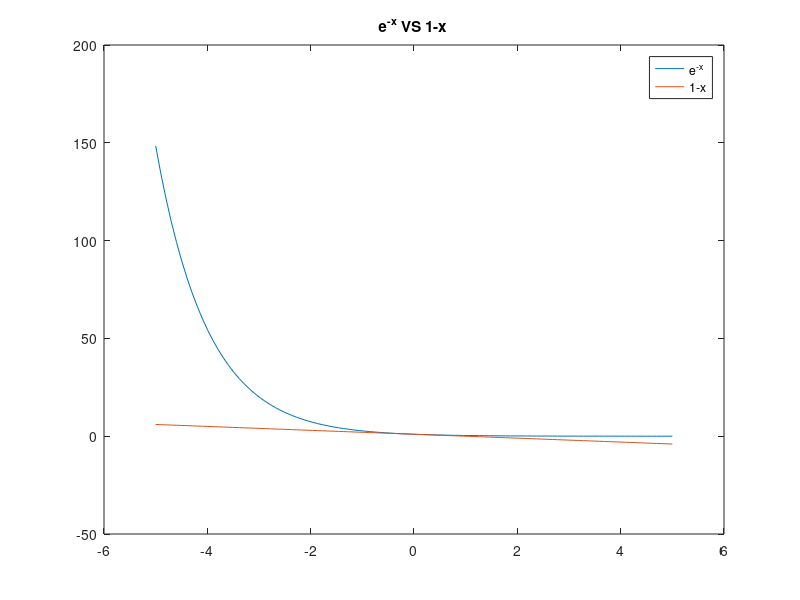

Reproduce this figure in MATLAB. (Note: this script raises an error after producing the figure.)
%% a. prove exp(-x) >= (1-x)
%plot it
x = linspace(-5,5,100);
y1 = exp(-x);
y2 = 1-x;
plot(x,y1)
hold on
plot(x,y2);
legend('e^-^x','1-x');
title('e^-^x VS 1-x ')
hold off

%% b&c. weak learner and test the implementation
%randn('seed',0);
A = randn(100,2);
%randn('seed',1);
B = randn(100,2);
B(:,1) = B(:,1)+2;
X = [A;B];
lab = [ones(100,1);ones(100,1)+1];
scatterd(prdataset(X,lab),'legend');
[feat,theta,y] = weakLearner(X,lab);
%%
B(:,1) = B(:,1)*2;
A(:,1) = A(:,1)*2;
X = [A;B];
[feat1,theta1,y1] = weakLearner(X,lab);
figure;
scatterd(prdataset(X,lab),'legend');

%% d testing on digit datset
clear all;
X = load('optdigitsubset.txt');
lab = [ones(554,1);ones(571,1)+1];
X = prdataset(X,lab);
[X,X_test] = gendat(X,[50,50]);
[feat,theta,y] = weakLearner(X);
e = calculateError( feat,theta,y,X_test);

%% e weighted version
% Question: should the weight be normalized??
% a simple case for testing
X = gendats([100,100],2);
X = gendatb([100,100]);
scatterd(X,'legend');
weight = [ones(100,1);ones(100,1)];
[feat,theta,y]  = weightedWeakLearner( X,weight);
e = calculateError( feat,theta,y,X,weight);

%% e weighted testing on digit dataset
X = load('optdigitsubset.txt');
lab = [ones(554,1);ones(571,1)+1];
X = prdataset(X,lab);
lab = getlab(X);
weight = ones(size(lab));
[feat,theta,y]  = weightedWeakLearner( X,weight);

%% implemented adaBoost
X = gendatb(1000);
lab= str2num(getlab(X));
X_data = getdata(X);
X = pr_dataset(X_data,lab);
[X_train,X_test]= gendat(X,0.5);
scatterd(X,'legend')
T=5;
%train the classifier
[predLab,beta,para] = adaBoost(X_train,T);
error_train = sum(abs(predLab-(getlab(X_train))))/size(X_train,1)
% on test set
predLab_test = adaPredict(beta,para,X_test);
error_test = sum(abs(predLab_test-(getlab(X_test))))/size(X_test,1)
%% test for adaboost: toy example
A = [1 1;2 1;3 2;4 2;1.5 1];
B = [1 2;2 2;3 1;4 1];
X = pr_dataset([A;B],[1;1;1;1;1;2;2;2;2]);
scatterd(X,'legend')
T=1;
%train the classifier
[predLab,beta,para] = adaBoost(X,T);
feat = para(1)
theta = para(2)
error = sum(abs(predLab-(getlab(X))))/size(X,1);

%% testing for digit datset
X = load('optdigitsubset.txt');
lab = [ones(554,1);ones(571,1)+1];
X = prdataset(X,lab);
X_train = X([1:50,555:604],:);
X_test = X([51:554,605:end],:);

%scatterd(X,'legend')
T=1;
%train the classifier
[predLab,beta,para] = adaBoost(X_train,T);
error_train = sum(abs(predLab-(getlab(X_train))))/size(X_train,1)
% on test set
predLab_test = adaPredict(beta,para,X_test);
error_test = sum(abs(predLab_test-(getlab(X_test))))/size(X_test,1)
%%
X = gendatb([1000,1000]);
[X_train,X_test]= gendat(X,0.5);
scatterd(X,'legend')
E_history = [];
t_list = [1 5 10 20:2:40 100];
t_list = [1 2 3 5 10 12 14 16 18 20 25 30 35 40];
t_list = [1 10 30 40 50]
for t = t_list
    [predLab,beta,para] = adaBoost(X_train,t);
    error_train = sum(abs(predLab-str2num(getlab(X_train))))/size(X_train,1);
    predLab_test = adaPredict(beta,para,X_test);
    error_test = sum(abs(predLab_test-str2num(getlab(X_test))))/size(X_test,1);
    E_history = [E_history error_train];
end
plot(t_list,E_history)

%% test
if class(getlab(X_train))=='char'
    lab = str2num(getlab(X_train))
end
